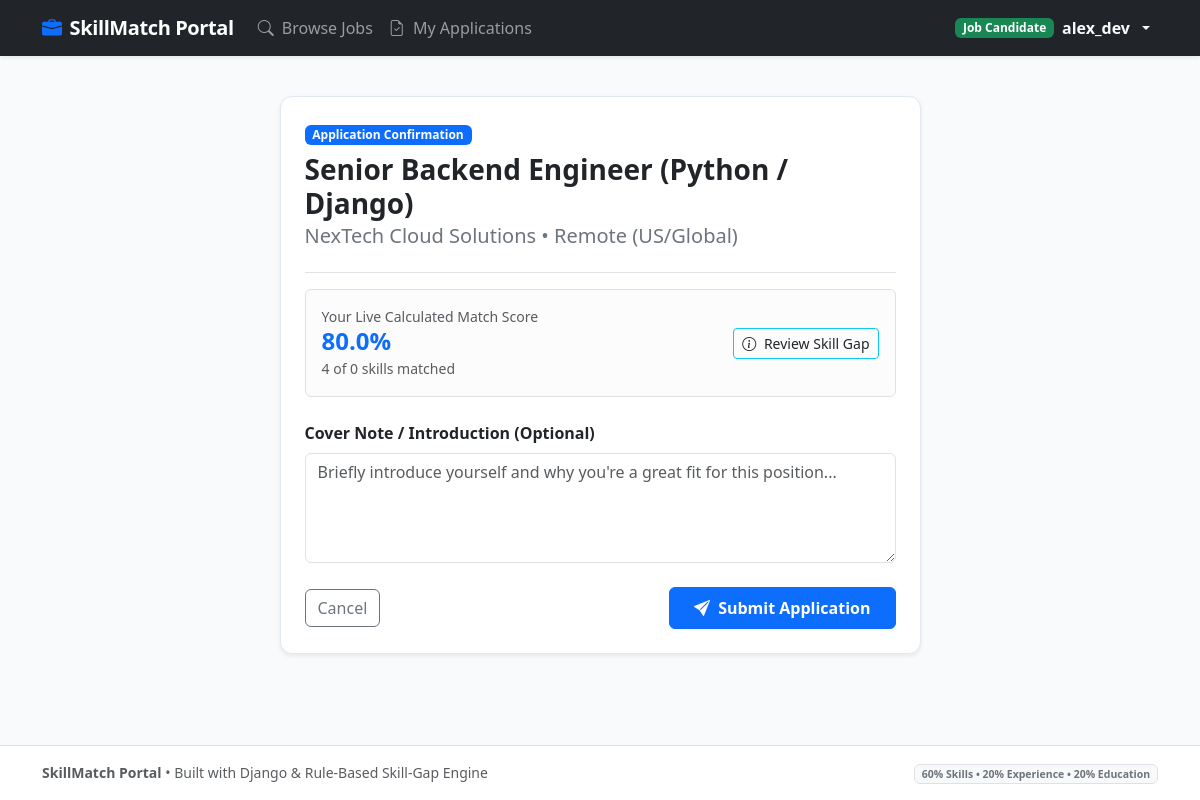
Page /applications/apply/1/ (signed in) on the committed database.
### accounts/models.py (models this page shows, shortened)
class Profile(models.Model):
    user = models.OneToOneField(User, on_delete=models.CASCADE, related_name='profile')
    role = models.CharField(
        max_length=20,
        choices=UserRole.choices,
        default=UserRole.CANDIDATE,
        db_index=True
    )
    phone = models.CharField(max_length=20, blank=True)
    created_at = models.DateTimeField(auto_now_add=True)
    @property
    def is_candidate(self) -> bool:
        return self.role == UserRole.CANDIDATE
    @property
    def is_recruiter(self) -> bool:
        return self.role == UserRole.RECRUITER

### jobs/models.py (models this page shows, shortened)
class Job(models.Model):
    recruiter = models.ForeignKey(User, on_delete=models.CASCADE, related_name='posted_jobs')
    title = models.CharField(max_length=150)
    company_name = models.CharField(max_length=120)
    location = models.CharField(max_length=100, default='Remote')
    job_type = models.CharField(
        max_length=20,
        choices=JobType.choices,
        default=JobType.FULL_TIME
    )
    description = models.TextField()
    min_experience_years = models.PositiveIntegerField(
        default=1,
        help_text="Minimum required years of professional experience"
    )
    min_education_level = models.CharField(
        max_length=30,
        choices=EducationLevel.choices,
        default=EducationLevel.BACHELOR
    )
    salary_range = models.CharField(max_length=80, blank=True)
    is_active = models.BooleanField(default=True, db_index=True)
    skills = models.ManyToManyField(Skill, through='JobSkill', related_name='jobs')
    created_at = models.DateTimeField(auto_now_add=True)
    updated_at = models.DateTimeField(auto_now=True)
    class Meta:
        ordering = ['-created_at']

### applications/views.py (the view, shortened to what this page needs)
# urls.py: path('apply/<int:job_id>/', views.apply_job_view, name='apply_job'),
@login_required
def apply_job_view(request: HttpRequest, job_id: int) -> HttpResponse:
    if not hasattr(request.user, 'candidate_profile'):
        messages.error(request, "Only job candidates can submit applications.")
        return redirect('jobs:job_detail', job_id=job_id)
    job = get_object_or_404(Job, id=job_id, is_active=True)
    if Application.objects.filter(candidate=request.user, job=job).exists():
        messages.warning(request, "You have already applied for this job.")
        return redirect('jobs:job_detail', job_id=job.id)
    candidate_profile = request.user.candidate_profile
    matching_service = JobMatchingService()
    breakdown = matching_service.calculate_match(candidate_profile, job)
    return render(request, 'applications/apply_confirm.html', {
        'job': job,
        'breakdown': breakdown,
    })

### templates/applications/apply_confirm.html (shortened to what this page needs)
{% extends "base.html" %}
{% block content %}
<div class="row justify-content-center">
  <div class="col-lg-7">
    <div class="card p-4 shadow-sm">
      <div class="border-bottom pb-3 mb-3">
        <span class="badge bg-primary mb-2">Application Confirmation</span>
        <h3 class="fw-bold mb-1">{{ job.title }}</h3>
        <h5 class="text-secondary">{{ job.company_name }} &bull; {{ job.location }}</h5>
      </div>
      <div class="alert alert-light border d-flex align-items-center justify-content-between p-3 mb-4">
        <div>
          <span class="small text-muted d-block">Your Live Calculated Match Score</span>
          <h4 class="fw-bold mb-0 text-primary">{{ breakdown.total_score }}%</h4>
          <span class="small text-muted">{{ breakdown.matched_skills|length }} of {{ breakdown.matched_skills|length|add:breakdown.missing_skills|length }} skills matched</span>
        </div>
        <div class="text-end">
          <a href="{% url 'matching:gap_detail' job.id %}" target="_blank" class="btn btn-sm btn-outline-info text-dark">
            <i class="bi bi-info-circle me-1"></i> Review Skill Gap
          </a>
        </div>
      </div>
      <form method="post">
        <div class="mb-4">
          <label class="form-label fw-semibold">Cover Note / Introduction (Optional)</label>
          <textarea name="cover_letter" class="form-control" rows="4" placeholder="Briefly introduce yourself and why you're a great fit for this position..."></textarea>
        </div>
        <div class="d-flex justify-content-between align-items-center">
          <a href="{% url 'jobs:job_detail' job.id %}" class="btn btn-outline-secondary">Cancel</a>
          <button type="submit" class="btn btn-primary px-4 py-2 fw-semibold">
            <i class="bi bi-send-fill me-1"></i> Submit Application
          </button>
        </div>
      </form>
    </div>
  </div>
</div>
{% endblock %}

### templates/base.html (shortened to what this page needs)
<!DOCTYPE html>
<html lang="en">
<head>
  <link href="https://cdn.jsdelivr.net/npm/bootstrap@5.3.3/dist/css/bootstrap.min.css" rel="stylesheet">
  <link rel="stylesheet" href="https://cdn.jsdelivr.net/npm/bootstrap-icons@1.11.3/font/bootstrap-icons.min.css">
</head>
<body>
  <nav class="navbar navbar-expand-lg navbar-dark bg-dark sticky-top shadow-sm py-2">
    <div class="container">
      <a class="navbar-brand text-white d-flex align-items-center gap-2" href="{% url 'jobs:job_list' %}">
        <i class="bi bi-briefcase-fill text-primary"></i>
        <span>SkillMatch Portal</span>
      </a>
      <div class="collapse navbar-collapse" id="navMenu">
        <ul class="navbar-nav me-auto mb-2 mb-lg-0">
          <li class="nav-item">
            <a class="nav-link" href="{% url 'jobs:job_list' %}">
              <i class="bi bi-search me-1"></i> Browse Jobs
            </a>
          </li>
          {% if user.is_authenticated and user.profile.is_candidate %}
            <li class="nav-item">
              <a class="nav-link" href="{% url 'applications:candidate_applications' %}">
                <i class="bi bi-file-earmark-check me-1"></i> My Applications
              </a>
            </li>
          {% endif %}
        </ul>
        <ul class="navbar-nav align-items-center gap-2">
          {% if user.is_authenticated %}
            <li class="nav-item dropdown">
              <a class="nav-link dropdown-toggle text-light d-flex align-items-center gap-2" href="#" role="button" data-bs-toggle="dropdown">
                <span class="badge {% if user.profile.is_candidate %}bg-success{% else %}bg-primary{% endif %}">
                  {{ user.profile.get_role_display }}
                </span>
                <strong>{{ user.username }}</strong>
              </a>
            </li>
          {% endif %}
        </ul>
      </div>
    </div>
  </nav>
  <main class="container my-4">
    {% block content %}{% endblock %}
  </main>
  <footer class="bg-white border-top py-3 text-center text-muted small">
    <div class="container">
      <div class="row align-items-center">
        <div class="col-md-6 text-md-start">
          <strong>SkillMatch Portal</strong> &bull; Built with Django &amp; Rule-Based Skill-Gap Engine
        </div>
        <div class="col-md-6 text-md-end">
          <span class="badge bg-light text-secondary border">60% Skills &bull; 20% Experience &bull; 20% Education</span>
        </div>
      </div>
    </div>
  </footer>
</body>
</html>

### templates/base.html (style rules this page uses)
:root { --primary-color: #2563eb; --primary-dark: #1d4ed8; --bg-light: #f8fafc; }
body { background-color: var(--bg-light); font-family: system-ui, -apple-system, "Segoe UI", Roboto, sans-serif; min-height: 100vh; display: flex; flex-direction: column; }
.navbar-brand { font-weight: 700; letter-spacing: -0.02em; }
.card { border: 1px solid #e2e8f0; box-shadow: 0 1px 3px 0 rgb(0 0 0 / 0.05); border-radius: 0.75rem; }
footer { margin-top: auto; }

### rows in the picture
Job: title "Senior Backend Engineer (Python / Django)", company_name "NexTech Cloud Solutions", location "Remote (US/Global)"

### other values in the picture
{{ user.profile.get_role_display }} "Job Candidate"
{{ user.username }} "alex_dev"
{{ breakdown.total_score }} "80.0"
{{ breakdown.matched_skills|length }} "4"
{{ breakdown.matched_skills|length|add:breakdown.missing_skills|length }} "0"
